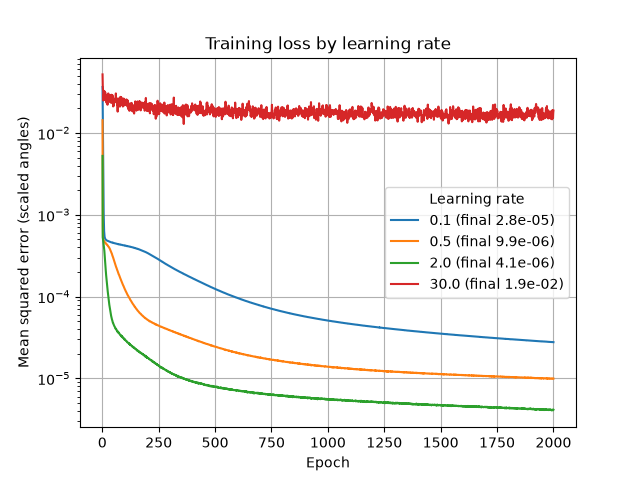

The script that saved this image:
"""
nn/learning_rates.py - train with three learning rates and compare the error curves.

Run from the main repo folder:  python -m nn.learning_rates

Every run uses the same seed, so the starting weights and the shuffle order are identical
and only the learning rate differs.
"""

import numpy as np
import matplotlib.pyplot as plt

from nn.train import train
from nn.data import make_dataset
from gait import decode

# 30.0 is there to show what too high looks like: in a test it stalled above its starting error
RATES = [0.1, 0.5, 2.0, 30.0]

if __name__ == "__main__":
    inputs, targets = make_dataset(decode(np.load("final_best_chromosome.npy")))

    plt.figure()
    for rate in RATES:
        _, errors = train(inputs, targets, learning_rate=rate, verbose=False)
        print(f"Learning rate {rate}: error after epoch 100 {errors[99]:.6f}, final {errors[-1]:.6f}")
        plt.plot(range(1, len(errors) + 1), errors, label=f"{rate} (final {errors[-1]:.1e})")
    plt.yscale("log")
    plt.xlabel("Epoch")
    plt.ylabel("Mean squared error (scaled angles)")
    plt.title("Training loss by learning rate")
    plt.legend(title="Learning rate")
    plt.grid(True)
    plt.savefig("nn/learning_rates.png", dpi=100)
    plt.show()
